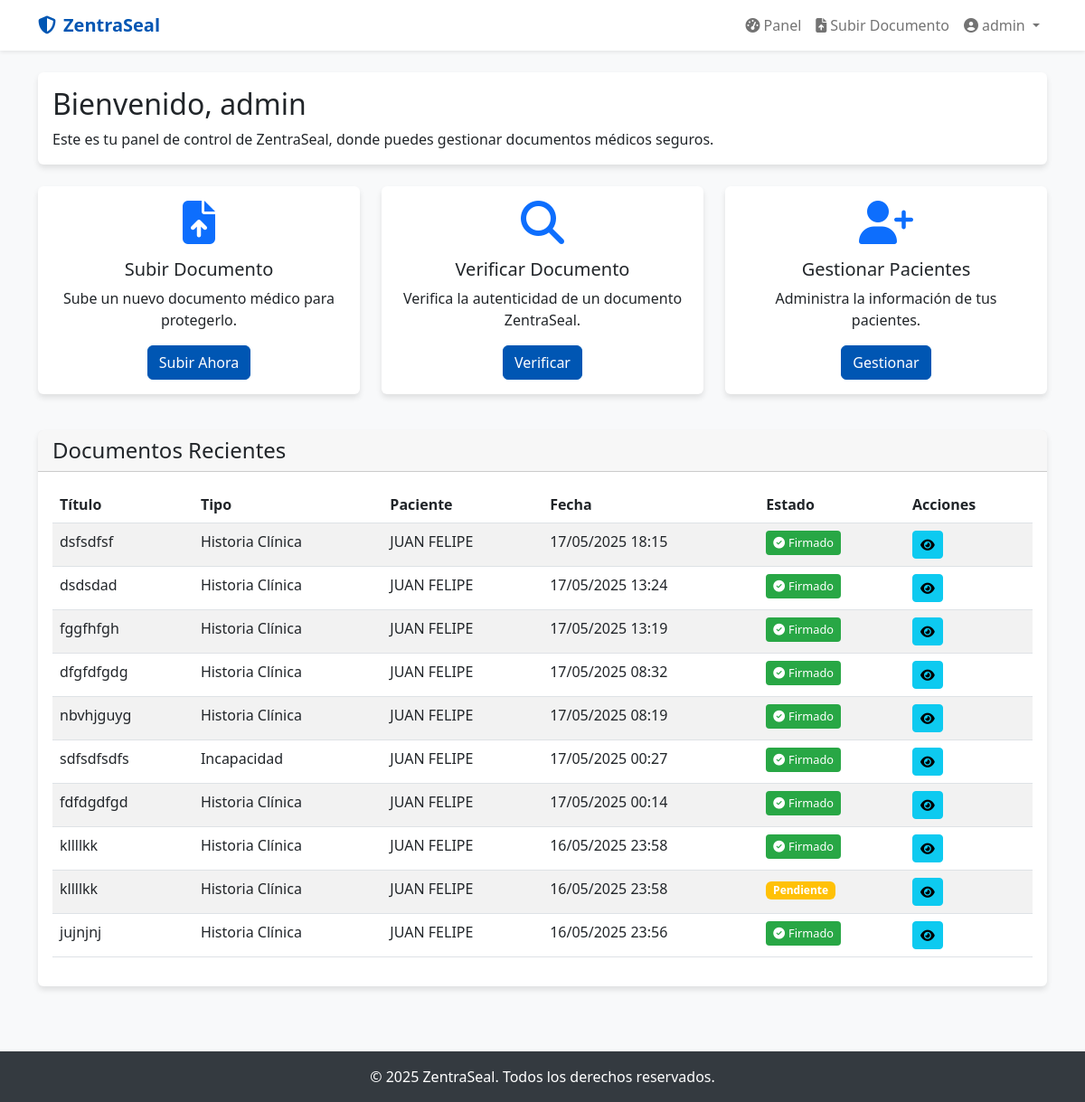
Screenshot of /accounts/dashboard/ (signed in) with the database file from the repository.
### accounts/models.py (models this page shows, shortened)
class User(AbstractUser):
    is_doctor = models.BooleanField(default=False)
    is_admin = models.BooleanField(default=False)
    signature_image = models.ImageField(upload_to='signatures/', null=True, blank=True)
    organization = models.CharField(max_length=100, default="Bonsana")

### documents/models.py (models this page shows, shortened)
class Document(models.Model):
    DOCUMENT_TYPES = (
        ('medical_history', 'Historia Clínica'),
        ('disability', 'Incapacidad'),
        ('prescription', 'Prescripción'),
        ('other', 'Otro'),
    )
    title = models.CharField(max_length=200)
    document_type = models.CharField(max_length=20, choices=DOCUMENT_TYPES)
    file = models.FileField(upload_to=get_file_path)
    secure_file = models.FileField(upload_to='secured/', null=True, blank=True)
    patient = models.ForeignKey(Patient, on_delete=models.CASCADE, related_name='documents')
    created_by = models.ForeignKey(settings.AUTH_USER_MODEL, on_delete=models.SET_NULL, null=True)
    created_at = models.DateTimeField(auto_now_add=True)
    updated_at = models.DateTimeField(auto_now=True)
    document_hash = models.CharField(max_length=64, unique=True, blank=True, null=True)
    verification_code = models.CharField(max_length=10, unique=True, blank=True, null=True)
    is_signed = models.BooleanField(default=False)

class Patient(models.Model):
    name = models.CharField(max_length=100)
    identification = models.CharField(max_length=20, unique=True)
    date_of_birth = models.DateField()
    email = models.EmailField(blank=True, null=True)
    phone = models.CharField(max_length=15, blank=True, null=True)

### accounts/views.py (the view)
# urls.py: path('dashboard/', views.dashboard_view, name='dashboard'),
@login_required
def dashboard_view(request):
    from documents.models import Document
    documents = Document.objects.filter(created_by=request.user).order_by('-created_at')[:10]
    return render(request, 'accounts/dashboard.html', {'documents': documents})

### templates/accounts/dashboard.html (shortened to what this page needs)
{% extends 'base.html' %}
{% block content %}
<div class="row mb-4">
    <div class="col-12">
        <div class="card">
            <div class="card-body">
                <h2 class="card-title">Bienvenido, {{ user.username }}</h2>
                <p class="card-text">Este es tu panel de control de ZentraSeal, donde puedes gestionar documentos médicos seguros.</p>
            </div>
        </div>
    </div>
</div>
<div class="row mb-4">
    <div class="col-md-4 mb-3">
        <div class="card h-100 text-center">
            <div class="card-body">
                <i class="fas fa-file-upload fa-3x mb-3 text-primary"></i>
                <h5 class="card-title">Subir Documento</h5>
                <p class="card-text">Sube un nuevo documento médico para protegerlo.</p>
                <a href="{% url 'upload_document' %}" class="btn btn-primary">Subir Ahora</a>
            </div>
        </div>
    </div>
    <div class="col-md-4 mb-3">
        <div class="card h-100 text-center">
            <div class="card-body">
                <i class="fas fa-search fa-3x mb-3 text-primary"></i>
                <h5 class="card-title">Verificar Documento</h5>
                <p class="card-text">Verifica la autenticidad de un documento ZentraSeal.</p>
                <a href="{% url 'verify_document' %}" class="btn btn-primary">Verificar</a>
            </div>
        </div>
    </div>
    <div class="col-md-4 mb-3">
        <div class="card h-100 text-center">
            <div class="card-body">
                <i class="fas fa-user-plus fa-3x mb-3 text-primary"></i>
                <h5 class="card-title">Gestionar Pacientes</h5>
                <p class="card-text">Administra la información de tus pacientes.</p>
                <a href="#" class="btn btn-primary">Gestionar</a>
            </div>
        </div>
    </div>
</div>
<div class="row">
    <div class="col-12">
        <div class="card">
            <div class="card-header">
                <h4 class="mb-0">Documentos Recientes</h4>
            </div>
            <div class="card-body">
                <div class="table-responsive">
                    <table class="table table-striped">
                        <thead>
                            <tr>
                                <th>Título</th>
                                <th>Tipo</th>
                                <th>Paciente</th>
                                <th>Fecha</th>
                                <th>Estado</th>
                                <th>Acciones</th>
                            </tr>
                        </thead>
                        <tbody>
                            {% for document in documents %}
                            <tr>
                                <td>{{ document.title }}</td>
                                <td>{{ document.get_document_type_display }}</td>
                                <td>{{ document.patient.name }}</td>
                                <td>{{ document.created_at|date:"d/m/Y H:i" }}</td>
                                <td>
                                    {% if document.is_signed %}
                                    <span class="verification-badge"><i class="fas fa-check-circle me-1"></i>Firmado</span>
                                    {% else %}
                                    <span class="badge bg-warning">Pendiente</span>
                                    {% endif %}
                                </td>
                                <td>
                                    <a href="{% url 'document_detail' document.pk %}" class="btn btn-sm btn-info">
                                        <i class="fas fa-eye"></i>
                                    </a>
                                </td>
                            </tr>
                            {% empty %}
                            <tr>
                                <td colspan="6" class="text-center">No hay documentos disponibles</td>
                            </tr>
                            {% endfor %}
                        </tbody>
                    </table>
                </div>
            </div>
        </div>
    </div>
</div>
{% endblock %}

### templates/base.html (shortened to what this page needs)
<!DOCTYPE html>
<html lang="es">
<head>
    <link href="https://cdn.jsdelivr.net/npm/bootstrap@5.2.3/dist/css/bootstrap.min.css" rel="stylesheet">
    <link rel="stylesheet" href="https://cdnjs.cloudflare.com/ajax/libs/font-awesome/6.4.0/css/all.min.css">
</head>
<body>
    <nav class="navbar navbar-expand-lg navbar-light bg-white shadow-sm">
        <div class="container">
            <a class="navbar-brand" href="{% url 'home' %}">
                <i class="fas fa-shield-alt me-2"></i>ZentraSeal
            </a>
            <div class="collapse navbar-collapse" id="navbarNav">
                <ul class="navbar-nav ms-auto">
                    {% if user.is_authenticated %}
                    <li class="nav-item">
                        <a class="nav-link" href="{% url 'dashboard' %}">
                            <i class="fas fa-tachometer-alt me-1"></i>Panel
                        </a>
                    </li>
                    <li class="nav-item">
                        <a class="nav-link" href="{% url 'upload_document' %}">
                            <i class="fas fa-file-upload me-1"></i>Subir Documento
                        </a>
                    </li>
                    <li class="nav-item dropdown">
                        <a class="nav-link dropdown-toggle" href="#" id="userDropdown" role="button" data-bs-toggle="dropdown">
                            <i class="fas fa-user-circle me-1"></i>{{ user.username }}
                        </a>
                    </li>
                    {% endif %}
                </ul>
            </div>
        </div>
    </nav>
    <main class="container py-4">
        {% block content %}{% endblock %}
    </main>
    <footer class="footer text-center">
        <div class="container">
            <p class="mb-0">&copy; {% now "Y" %} ZentraSeal. Todos los derechos reservados.</p>
        </div>
    </footer>
</body>
</html>

### templates/base.html (style rules this page uses)
:root { --primary-color: #0056b3; --secondary-color: #6c757d; --accent-color: #28a745; }
body { font-family: 'Segoe UI', Tahoma, Geneva, Verdana, sans-serif; background-color: #f8f9fa; }
.navbar-brand { font-weight: bold; color: var(--primary-color) !important; }
.btn-primary { background-color: var(--primary-color); border-color: var(--primary-color); }
.footer { margin-top: 3rem; padding: 1rem 0; background-color: #343a40; color: white; }
.card { box-shadow: 0 4px 6px rgba(0, 0, 0, 0.1); border: none; transition: transform 0.3s ease; }
.verification-badge { display: inline-block; background-color: var(--accent-color); color: white; padding: 0.25rem 0.5rem; border-radius: 0.25rem; font-size: 0.8rem; }

### rows the page displays
User: username "admin"
Document: title "dsfsdfsf", document_type "Historia Clínica", patient.name "JUAN FELIPE", created_at "17/05/2025 18:15", is_signed True (drawn)
Document: title "dsdsdad", document_type "Historia Clínica", patient.name "JUAN FELIPE", created_at "17/05/2025 13:24", is_signed True (drawn)
Document: title "fggfhfgh", document_type "Historia Clínica", patient.name "JUAN FELIPE", created_at "17/05/2025 13:19", is_signed True (drawn)
Document: title "dfgfdfgdg", document_type "Historia Clínica", patient.name "JUAN FELIPE", created_at "17/05/2025 08:32", is_signed True (drawn)
Document: title "nbvhjguyg", document_type "Historia Clínica", patient.name "JUAN FELIPE", created_at "17/05/2025 08:19", is_signed True (drawn)
Document: title "sdfsdfsdfs", document_type "Incapacidad", patient.name "JUAN FELIPE", created_at "17/05/2025 00:27", is_signed True (drawn)
Document: title "fdfdgdfgd", document_type "Historia Clínica", patient.name "JUAN FELIPE", created_at "17/05/2025 00:14", is_signed True (drawn)
Document: title "kllllkk", document_type "Historia Clínica", patient.name "JUAN FELIPE", created_at "16/05/2025 23:58", is_signed True (drawn)
Document: title "kllllkk", document_type "Historia Clínica", patient.name "JUAN FELIPE", created_at "16/05/2025 23:58", is_signed "Pendiente"
Document: title "jujnjnj", document_type "Historia Clínica", patient.name "JUAN FELIPE", created_at "16/05/2025 23:56", is_signed True (drawn)
